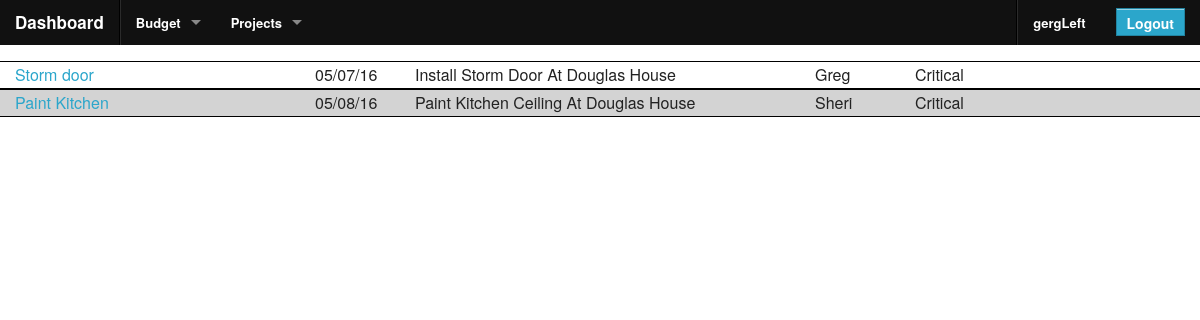
Page /site-sections/projects/index.php (signed in) on the committed database.
### tables this page shows
CREATE TABLE `authorized_users` (
  `user_id` int(11) NOT NULL AUTO_INCREMENT,
  `username` varchar(45) DEFAULT NULL,
  `password` varchar(255) DEFAULT NULL,
  `last_login` datetime DEFAULT NULL,
  `create_date` datetime DEFAULT NULL,
  PRIMARY KEY (`user_id`),
  UNIQUE KEY `username_UNIQUE` (`username`)
);

CREATE TABLE `projects` (
  `id` int(10) unsigned NOT NULL AUTO_INCREMENT,
  `name` varchar(50) NOT NULL,
  `dueDate` datetime NOT NULL DEFAULT CURRENT_TIMESTAMP,
  `priority` varchar(10) NOT NULL DEFAULT ' medium',
  `owner` varchar(50) DEFAULT NULL,
  `description` varchar(500) DEFAULT NULL,
  PRIMARY KEY (`id`)
);

### includes/functions_helperFunctions.php (called while the page is built, shortened)
<?php
function isExternalPage($page) {
	switch($page) {
		default:
			return false;
			break;
	}
}
?>

### functions.php (called while the page is built, shortened)
<?php
include 'includes/db_sql.phpclass.inc';
include 'includes/functions_helperFunctions.php';
include 'includes/membership_info.phpclass.inc';
include 'includes/project.phpclass.inc';
$loginProtectedPage = !isExternalPage($page_tag);
$currentUserInfo = new membership_info();
if (isset($_SESSION["user_id"])) {
  $currentUserInfo->setUserInfo($_SESSION["user_id"]);
}
$currentUser = $currentUserInfo->username;
?>

### includes/membership_info.phpclass.inc (called while the page is built, shortened)
<?php
class membership_info {
  public function setUserInfo($userId) {
    $db = new db_sql();
    $query =
      "SELECT
        *
      FROM
        authorized_users
      WHERE ";
    $query .= sprintf("user_id = '%s' ", $userId);
    $db->query($query);
    if ($db->next_record()) {
      $this->user_id = $db->f("user_id");
      if (isset($this->user_id)) {
        $this->username = $db->f("username");
      }
    }
  }
}
?>

### includes/db_sql.phpclass.inc (called while the page is built, shortened)
<?php
class db_sql {
	private $host;
	private $database;
	private $user;
	private $password;
	public $Record = array();
	private $Link_ID    = 0;
	private $Query_ID   = 0;
	public function __construct($database="") {
		switch ($database)
		{
			default:
			case 'center':
				$this->host = "localhost";
				$this->database = 'center_org';
				$this->user = 'center';
				$this->password = 'G&6j37dZQB4h$93x';
				break;
		}
	}
	function connect($database = "", $host = "", $user = "", $password = "") {
		if ($database == "")
			$database = $this->database;
		if ($host == "")
			$host = $this->host;
		if ($user == "")
			$user = $this->user;
		if ($password == "")
			$password = $this->password;
		if ($this->Link_ID == 0) {
			$this->Link_ID = mysql_connect($host, $user, $password, true, 2);
		}
		return $this->Link_ID;
	}
	public function query($Query_String) {
		$this->Query_ID = @mysql_query($Query_String,$this->Link_ID);
		return $this->Query_ID;
	}
	public function next_record() {
		$this->Record = @mysql_fetch_array($this->Query_ID);
		$stat = is_array($this->Record);
		return $stat;
	}
	function f($Name) {
		return stripslashes($this->Record[$Name]);
	}
}
?>

### includes/project.phpclass.inc (called while the page is built, shortened)
<?php
class project {
  public static function get_projects() {
    $db = new db_sql();
    $query = "SELECT *, "
            . "case priority
                  when '". self::PRIORITY_CRITICAL . "' then 1
                  when '". self::PRIORITY_HIGH . "' then 2
                  when '". self::PRIORITY_MEDIUM . "' then 3
                  when '". self::PRIORITY_LOW . "' then 4
              end as priorityNum "
            ." FROM projects";
    $query .= " ORDER BY priorityNum ASC, dueDate ASC, name ASC";
    $db->query($query);
    $projects = array();
    while ($db->next_record()) {
      $project = new project();
      $project->id = $db->f("id");
      $project->name = $db->f("name");
      $project->dueDate = $db->f("dueDate");
      $project->description = $db->f("description");
      $project->priority = $db->f("priority");
      $project->owner = $db->f("owner");
      $projects[$project->id] = $project;
    }
    return $projects;
  }
}
?>

### site-sections/projects/index.php (the view, shortened to what this page needs)
<?php
  $page_tag = 'projects';
  include 'functions.php';
?>
<?php include 'components/global/header.php'; ?>
<?php $all_projects = project::get_projects(); ?>
<?php
  $alt = false;
  foreach ($all_projects as $project) :
?>
<div class="row project-record <?php if ($alt) echo "alt"; $alt = !$alt; ?>">
  <div class="columns small-3">
    <a href="/site-sections/projects/edit_project.php?pid=<?php echo $project->id; ?>"><?php echo $project->name; ?></a>
  </div>
  <div class="columns small-1">
    <?php echo date("m/d/y", strtotime($project->dueDate)); ?>
  </div>
  <div class="columns small-4">
    <?php echo ucwords($project->description); ?>
  </div>
  <div class="columns small-1">
    <?php echo $project->owner; ?>
  </div>
  <div class="columns small-2">
    <?php echo ucwords($project->priority); ?>
  </div>
  <div class="columns small-1">
  </div>
</div>
<?php endforeach; ?>
<?php include "components/global/footer.php"; ?>

### components/global/header_menu.php (shortened to what this page needs)
<?php if ($loginProtectedPage) : ?>
<form method="POST">
	<div>
		<LoggedInTemplate>
	    <nav class="top-bar">
	      <ul class="title-area">
	        <li class="name">
	          <h1><a href="/dashboard.php">Dashboard</a></h1>
	        </li>
	      </ul>
	      <section class="top-bar-section">
            <?php
              $sections[] = array (
                "title" => "Budget",
                "actions" => array(
                  array(
                    "title" => "Budget Dashboard",
                    "url" => "/site-sections/budget/index.php"
                  ),
                  array(
                    "title" => "View Ledger",
                    "url" => "/site-sections/budget/view_ledger.php"
                  ),
                  array(
                    "title" => "Create Expense Category",
                    "url" => "/site-sections/budget/create_expense_category.php"
                  ),
                  array(
                    "title" => "Create Income Category",
                    "url" => "/site-sections/budget/create_income_category.php"
                  ),
                  array(
                    "title" => "Create Ledger Item",
                    "url" => "/site-sections/budget/create_ledger_item.php"
                  ),
                  array(
                    "title" => "Import Ledger Items",
                    "url" => "/site-sections/budget/import_ledger_items.php"
                  )
                )
              );
              $sections[] = array (
                "title" => "Projects",
                "actions" => array(
                  array(
                    "title" => "Project Dashboard",
                    "url" => "/site-sections/projects/index.php"
                  ),
                  array(
                    "title" => "Create Project",
                    "url" => "/site-sections/projects/create_project.php"
                  ),
                )
              );
            ?>
	        <ul class="middle">
	          <li class="divider"></li>
              <?php foreach ($sections as $s) : ?>
              <li class="has-dropdown"><a href="#"><?php echo $s["title"]; ?></a>
              </li>
              <?php endforeach; ?>
            </ul>
	        <ul class="right">
	          <li class="divider"></li>
	          <li>
                <a href="profile.php"><?php echo $currentUser; ?></a>
	          </li>
              <li class="has-form">
                <input type="submit" class="button" value="Logout" id="btnLogout" name="btnLogout" />
              </li>
            </ul>
          </section>
        </nav>
	  </LoggedInTemplate>
	</div>
</form>
<?php endif; ?>

### stylesheets/layout.css (style rules this page uses)
.row.project-record { border-top: 1px solid black; border-bottom: 1px solid black; padding: 5px 0px; }
.alt { background-color: lightgray; }

### stylesheets/grid-5.css (style rules this page uses)
.row:before, .row:after { content: " "; display: table; }
.row:after { clear: both; }
.column, .columns { padding-left: 0.9375em; padding-right: 0.9375em; width: 100%; float: left; position: relative; }
@media only screen { .small-1 { width: 8.33333%; } }
@media only screen { .small-2 { width: 16.66667%; } }
@media only screen { .small-3 { width: 25%; } }
@media only screen { .small-4 { width: 33.33333%; } }

### rows in the picture
authorized_users: username "gergLeft"
projects: name "Storm door", dueDate "05/07/16", description "Install Storm Door At Douglas House", owner "Greg", priority "Critical"
projects: name "Paint Kitchen", dueDate "05/08/16", description "Paint Kitchen Ceiling At Douglas House", owner "Sheri", priority "Critical"

### other values in the picture
$s["title"] "Budget"
$s["title"] "Projects"
